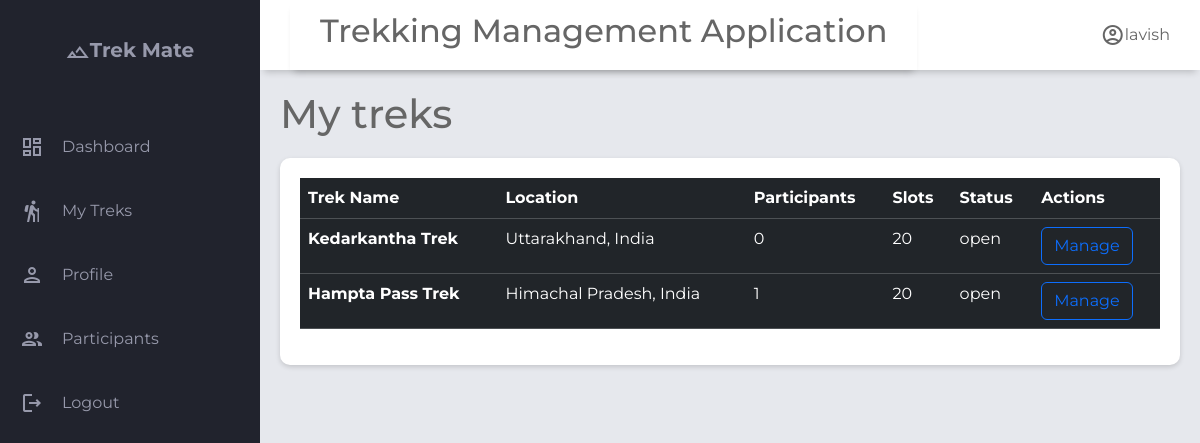
Screenshot of /staff/treks/2 with the database file from the repository.
### application/models.py (models this page shows)
class User(db.Model):
    __tablename__='user'
    id= db.Column(db.Integer, primary_key=True)
    username=db.Column(db.String(),unique=True,nullable=False)
    email=db.Column(db.String(),unique=True,nullable=False)
    password=db.Column(db.String(),nullable=False)
    full_name        = db.Column(db.String(), nullable=True)
    phone            = db.Column(db.String(), nullable=True)
    role=db.Column(Enum('admin','trek staff','trekker',name='user_role'),nullable=False,default='trekker')# admin | trek staff | trekker
    is_blacklisted=db.Column(db.Boolean,default=False)
    blacklist_reason=db.Column(db.Text,nullable=True)
    is_active=db.Column(db.Boolean,default=True)
    created_at       = db.Column(db.DateTime, default=db.func.now())
    updated_at       = db.Column(db.DateTime, onupdate=db.func.now())
    bookings=db.relationship('Booking',lazy=True, back_populates='user',cascade="all, delete-orphan") #all → apply operations like save, update, delete to the related bookings.
    staff_profile=db.relationship('Staff_profile',lazy=True,uselist=False,back_populates='user') #uselist= False means One-to-one (single object) while default it is one-to-many

class Trek(db.Model):
    __tablename__='trek'
    id              = db.Column(db.Integer, primary_key=True)
    name            = db.Column(db.String(), nullable=False)
    description     = db.Column(db.Text, nullable=True)
    location        = db.Column(db.String(), nullable=True)
    difficulty      = db.Column(db.String(), nullable=False, default='moderate')  # easy | moderate | hard
    duration_days   = db.Column(db.Integer, nullable=False)
    start_date      = db.Column(db.DateTime, nullable=True)
    end_date        = db.Column(db.DateTime, nullable=True)
    max_slots       = db.Column(db.Integer, nullable=False, default=20)
    available_slots = db.Column(db.Integer, nullable=False, default=20)
    price           = db.Column(db.Numeric, nullable=False, default=0.0)
    status          = db.Column(Enum('open','closed',name='trek_status'),nullable=False, default='pending')
    trek_progress   = db.Column(Enum('upcoming','started','completed',name="trek_progress"),default='upcoming')
    created_at      = db.Column(db.DateTime, default=db.func.now())
    updated_at      = db.Column(db.DateTime, onupdate=db.func.now())
    image           = db.Column(db.String(200))
    assigned_staffs=db.relationship('Staff_profile',secondary='trek_staff_assignment',lazy=True,back_populates='assigned_treks')#many to many relationship
    bookings=db.relationship('Booking',back_populates='trek',lazy=True,cascade="all, delete-orphan")#one to many relationship as one trek can have multiple bookings but not other side, as one booking can belong to a single trek

### application/controller.py (the view)
@app.route("/staff/treks/<int:staff_id>")
def staff_treks(staff_id):
    staff=Staff_profile.query.get_or_404(staff_id)
    if not staff:
        return render_template("s_not_exists.html")
    user=staff.user
    treks=staff.assigned_treks
    return render_template("staff_treks.html",user=user,treks=treks,staff=staff)

### templates/staff_treks.html (shortened to what this page needs)
{% extends "staff_base.html" %}
{% block header_title %}
My treks
{% endblock %}
{% block content %}
<div class="main-bottom">
  <section class="table-section">
    <div class="table-content">
      <table class="table table-dark table-hover">
        <thead>
          <tr>
            <th scope="col">Trek Name</th>
            <th scope="col">Location</th>
            <th scope="col">Participants</th>
            <th scope="col">Slots</th>
            <th scope="col">Status</th>
            <th scope="col">Actions</th>
          </tr>
        </thead>
        <tbody class="table-hover">
          {% for trek in treks %}
          <tr>
            <th scope="row">{{trek.name}}</th>
            <td>{{ trek.location}}</td>
            <td>{{ trek.bookings | length }}</td>
            <td>{{ trek.max_slots }}</td>
            <td>{{trek.status}}</td>
            <td>
              <a href="{{ url_for('manage_trek', staff_id=staff.id,trek_id=trek.id) }}" class="btn btn-outline-primary">Manage</a>
            </td>
          </tr>
          {% endfor %}
        </tbody>
      </table>
    </div>
  </section>
</div>
{% endblock %}

### templates/staff_base.html (shortened to what this page needs)
<!DOCTYPE html>
<html lang="en">
<head>
    <link rel="stylesheet" href="https://cdn.jsdelivr.net/npm/bootstrap@5.3.8/dist/css/bootstrap.min.css">
    <link rel="stylesheet" href="{{ url_for('static',filename='style.css') }}">
</head>
<body>
    <div class="grid-container">
        <header class="header">
            <div class="header left">
                <h2>Trekking Management Application</h2>
            </div>
            <div class="header-right">
                <span class="material-icons-outlined">account_circle</span>{{user.username}}
            </div>
        </header>
        <aside id="sidebar">
            <div class="sidebar-title">
                <div class="sidebar-brand">
                    <span class="material-icons-outlined">filter_hdr</span>Trek Mate
                </div>
            </div>
            <ul class="sidebar-list">
                <li class="sidebar-list-item">
                    <span class="material-icons-outlined">dashboard</span><a href="/staff/{{staff.id}}/dashboard">Dashboard</a>
                </li>
                <li class="sidebar-list-item">
                    <span class="material-icons-outlined">hiking</span> <a href="{{ url_for('staff_treks',staff_id=staff.id)}}">My Treks</a>
                </li>
                <li class="sidebar-list-item">
                    <span class="material-icons-outlined">person</span> <a href="{{url_for('staff_profile',staff_id=staff.id)}}">Profile</a>
                </li>
                <li class="sidebar-list-item">
                    <span class="material-icons-outlined">group</span> <a href="">Participants</a>
                </li>
                <li class="sidebar-list-item">
                    <span class="material-icons-outlined">logout</span> <a href="/login">Logout</a>
                </li>
            </ul>
        </aside>
        <main class="main-container">
            <h1>{% block header_title %}Staff Dashboard{% endblock %}</h1>
            {% block content %}
            {% endblock %}
        </main>
    </div>
</body>
</html>

### static/style.css (style rules this page uses)
body { margin: 0; padding: 0; box-sizing: border-box; background-color: #e6e8ed; color: #666666; font-family: "Montserrat",sans-serif; }
.material-icons-outlined { vertical-align: middle; line-height: 1px; }
.grid-container { display: grid; grid-template-columns: 260px 1fr 1fr 1fr ; grid-template-rows: 0.2fr 3fr; grid-template-areas: "sidebar header header header" "sidebar main main main" ; height: 100vh; }
.header { grid-area: header; height: 70px; background-color: #ffffff; display: flex; align-items: center; justify-content: space-between; padding: 0 30px 0 30px; box-shadow: 0 6px 7px -4px rgba(0,0,0,0.2); }
#sidebar { grid-area: sidebar; height: 100%; background-color: #21232d; color: #9799ab; overflow-y: auto; transition: all 0.5s; }
.sidebar-title { display: flex; justify-content: center; align-items: center; padding: 20px 20px 20px 20px; margin-bottom: 30px; }
.sidebar-brand { margin-top: 15px; font-size: 20px; font-weight: 700; }
.sidebar-list { padding: 0; margin-top: 15px; list-style-type: none; width:100%; }
.sidebar-list-item { padding: 20px 20px 20px 20px; display: flex; align-items: center; width:100%; gap: 18px; border-radius:10px; transition:0.3s; }
.main-container { grid-area: main; overflow-y: auto; padding: 20px 20px; }
.table-content { width: 100%; margin-top: 20px; background:white; border-radius:10px; padding:20px; box-shadow:0 2px 5px rgba(0,0,0,.15); }
table { width: 100%; border-collapse:collapse; }
th,td { padding:15px; text-align:left; }
thead { background:#f5f5f5; }

### templates/staff_base.html (style rules this page uses)
a { text-decoration: none; color: #9799ab; }

### rows the page displays
User: username "lavish"
Trek: name "Kedarkantha Trek", location "Uttarakhand, India", bookings|length "0", max_slots "20", status "open"
Trek: name "Hampta Pass Trek", location "Himachal Pradesh, India", bookings|length "1", max_slots "20", status "open"
